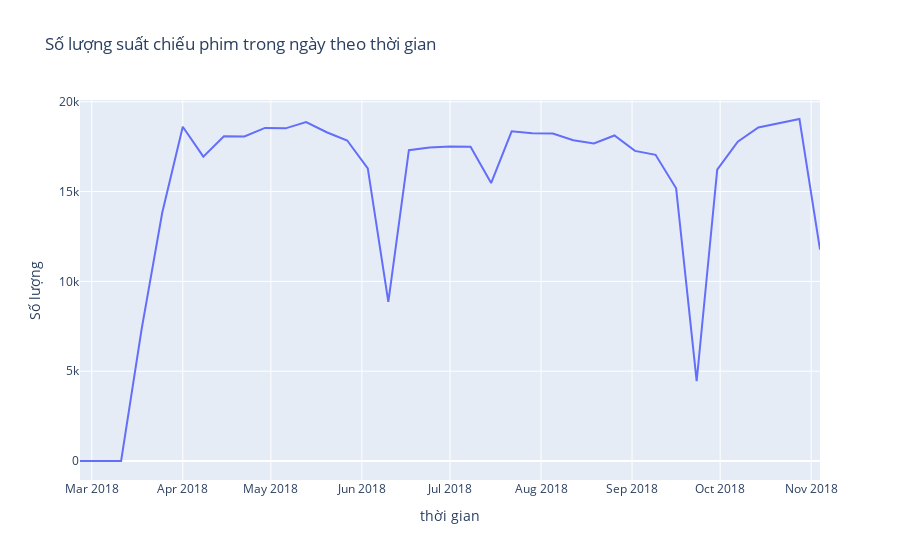

Notebook cell for this chart:
### Code cell
fig = px.line(n_show_time_by_week, x='date', y='show_time', 
              title='Số lượng suất chiếu phim trong ngày theo thời gian')

fig.update_layout(xaxis_title='thời gian',
                  yaxis_title='Số lượng')

fig.show()

### Figure 1 — Plotly figure (JSON) as saved in the notebook; plotly's stock layout.template omitted (floating-point values rounded to 4 significant figures)
{"data": [{"hovertemplate": "date=%{x}<br>show_time=%{y}<extra></extra>", "legendgroup": "", "line": {"color": "#636efa", "dash": "solid"}, "marker": {"symbol": "circle"}, "mode": "lines", "name": "", "orientation": "v", "showlegend": false, "type": "scatter", "x": ["2018-02-25T00:00:00", "2018-03-04T00:00:00", "2018-03-11T00:00:00", "2018-03-18T00:00:00", "2018-03-25T00:00:00", "2018-04-01T00:00:00", "2018-04-08T00:00:00", "2018-04-15T00:00:00", "2018-04-22T00:00:00", "2018-04-29T00:00:00", "2018-05-06T00:00:00", "2018-05-13T00:00:00", "2018-05-20T00:00:00", "2018-05-27T00:00:00", "2018-06-03T00:00:00", "2018-06-10T00:00:00", "2018-06-17T00:00:00", "2018-06-24T00:00:00", "2018-07-01T00:00:00", "2018-07-08T00:00:00", "2018-07-15T00:00:00", "2018-07-22T00:00:00", "2018-07-29T00:00:00", "2018-08-05T00:00:00", "2018-08-12T00:00:00", "2018-08-19T00:00:00", "2018-08-26T00:00:00", "2018-09-02T00:00:00", "2018-09-09T00:00:00", "2018-09-16T00:00:00", "2018-09-23T00:00:00", "2018-09-30T00:00:00", "2018-10-07T00:00:00", "2018-10-14T00:00:00", "2018-10-21T00:00:00", "2018-10-28T00:00:00", "2018-11-04T00:00:00"], "xaxis": "x", "y": [3, 0, 0, 7352, 13817, 18609, 16942, 18077, 18070, 18543, 18519, 18872, 18304, 17843, 16296, 8855, 17303, 17449, 17505, 17490, 15474, 18352, 18246, 18235, 17860, 17674, 18122, 17264, 17048, 15187, 4441, 16215, 17778, 18564, 18814, 19040, 11769], "yaxis": "y"}], "layout": {"legend": {"tracegroupgap": 0}, "title": {"text": "Số lượng suất chiếu phim trong ngày theo thời gian"}, "xaxis": {"anchor": "y", "domain": [0, 1], "title": {"text": "thời gian"}}, "yaxis": {"anchor": "x", "domain": [0, 1], "title": {"text": "Số lượng"}}}}
